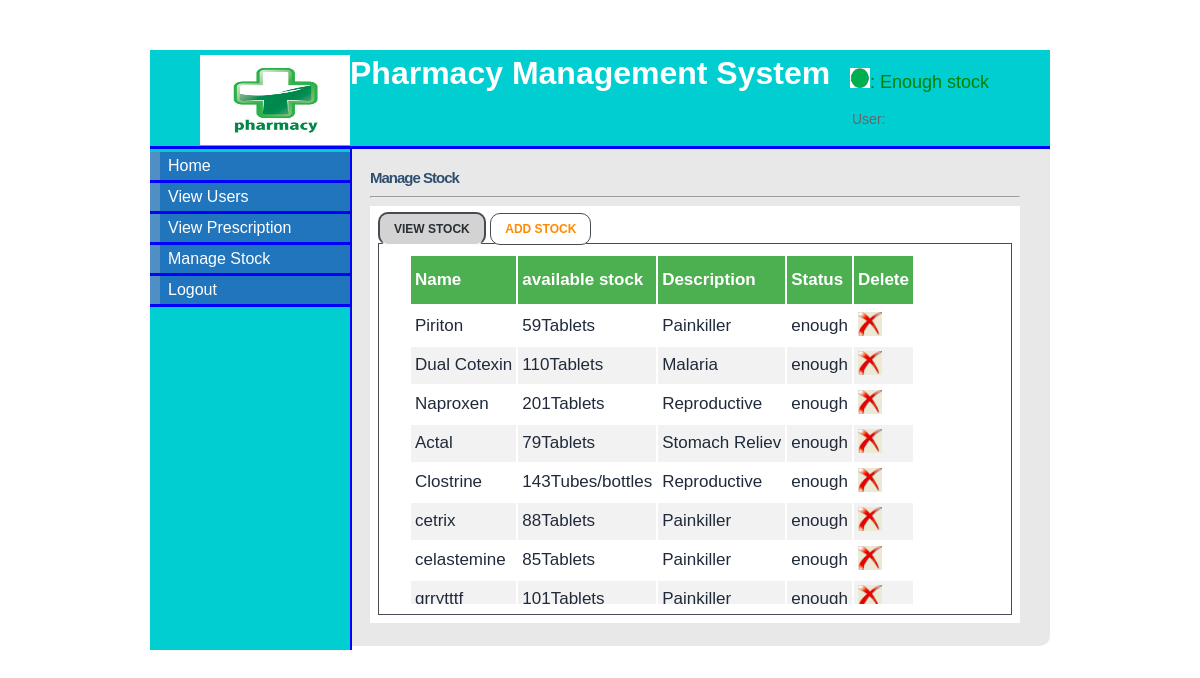
The page /stock.php on the database its author committed.
### tables this page shows
CREATE TABLE `stock` (
  `stock_id` tinyint(5) NOT NULL,
  `drug_name` varchar(20) NOT NULL,
  `category` varchar(20) NOT NULL,
  `description` varchar(50) NOT NULL,
  `company` varchar(20) NOT NULL,
  `supplier` varchar(20) NOT NULL,
  `strength` varchar(255) NOT NULL,
  `quantity` int(11) NOT NULL,
  `cost` int(11) NOT NULL,
  `status` varchar(255) NOT NULL,
  `date_supplied` date NOT NULL
);

### stock.php (the view, shortened to what this page needs)
<?php
$fname=$_SESSION['first_name'];
$lname=$_SESSION['last_name'];
?>
<!DOCTYPE html>
<html>
<head>
<link rel="stylesheet" type="text/css" href="style/mystyle.css">
 <link rel="stylesheet" type="text/css" href="style/form.css">
<link rel="stylesheet" href="style/style.css" type="text/css" media="screen" />
	<link rel="stylesheet" type="text/css" href="style/dashboard_styles.css"  media="screen" />
<link rel="stylesheet" href="style/table1.css" type="text/css" media="screen" />
</head>
<body>
<div id="content">
<div id="header">
<h1><a href="#"><img src="images/hd_logo.jpg" class="img"></a> Pharmacy Management System</h1>
    <?php
	include('connect_db.php');
	$qury=mysqli_query($conn, "SELECT * from stock where status='low'") or die(mysqli_error());
	$ros=mysqli_num_rows($qury);
	if($ros>0){
		?>
	 <p class="dd"><img src="images/red.png" class="imgc">: Low stock</p>
	<?php
	}else{
		?>
	<p class="ddc"><img src="images/green.png" class="imgc">: Enough stock</p>
	<?php
	}
	?>
       <p class="user">User:<?php echo $fname." ".$lname; ?></p></div>
<div id="left_column">
<div id="button">
<ul>
			<li><a href="manager.php">Home</a></li>
			<li><a href="view.php">View Users</a></li>
			<li><a href="view_prescription.php">View Prescription</a></li>
			<li><a href="stock.php">Manage Stock</a></li>
			<li><a href="logout.php">Logout</a></li>
		</ul>
</div>
		</div>
<div id="main">
<div id="tabbed_box" class="tabbed_box">
    <h4>Manage Stock</h4>
<hr/>
    <div class="tabbed_area">
        <ul class="tabs">
            <li><a href="javascript:tabSwitch('tab_1', 'content_1');" id="tab_1" class="active">View Stock</a></li>
            <li><a href="javascript:tabSwitch('tab_2', 'content_2');" id="tab_2">Add stock</a></li>
        </ul>
        <div id="content_1" class="content">
		<?php
        include_once('connect_db.php');
        $result = mysqli_query($conn, "SELECT * FROM stock")
                or die(mysqli_error());
        echo "<table border='0' cellpadding='4'>";
         echo "<tr><thead><th>Name</th><th>available stock</th><th>Description</th><th>Status</th><th>Delete</th></thead></tr>";
            echo "<tbody>";
        while($row = mysqli_fetch_array( $result )) {
                echo "<tr>";
                echo '<td>' . $row['drug_name'] . '</td>';
				echo '<td>' . $row['quantity'] .$row['category'] .'</td>';
				echo '<td>' . $row['description'] . '</td>';
				echo '<td>'. $row['status'] .'</td>';?>
				<td><a href="delete_stock.php?id=<?php echo $row['stock_id']?>"><img src="images/delete-icon.jpg" width="24" height="24" border="0" /></a></td>
				<?php
		 }
             echo "</tbody>";
        echo "</table>";
?>
        </div>
    </div>
</div>
</div>
</div>
</body>
</html>

### style/mystyle.css (style rules this page uses)
body { margin-top: 50px; padding-top: 0px; }
#content { margin-left: auto; margin-right: auto; background: #E8E8E8; width: 900px; height: auto; font-family: sans-serif; border-radius: 10px; }
#tab_1,#tab_2,#tab_3,#tab_4 { font-size: 12px; font-family: sans-serif; }
#header { width: 900px; height: 96px; background: #00CED1; border-bottom: solid 3px blue; }
#header h1 { margin: 0px; padding-top: 5px; margin-left: 50px; color: #fff; }
#header .img { float:left; height: 90px; width: 150px; }
#left_column { clear: all; float: left; width: 200px; height: 501px; background: #00CED1; border-right:solid 2px blue; }
#main { clear: all; width: 780px; height: 470px; background: #E8E8E8; }
.imgc { margin-top: -80px; margin-left: 500px; height: 20px; width: 20px; }
.ddc { margin-top: -20px; font-family: sans-serif; font-size: 18px; color:green; }
#button { width: 12.5em; padding: 0 0 1em 0; margin-top: 0.2em; margin-bottom: 1em; font-family: 'Trebuchet MS', 'Lucida Grande', Verdana, Arial, Sans-serif; background: #00CED1; color: #333; }
#button ul { list-style: none; margin: 0; padding: 0; border: none; }
#button li { border-bottom: 3px solid blue; margin: 0; list-style: none; list-style-image: none; }
#button li a { display: block; padding: 5px 5px 5px 0.5em; border-left: 10px solid #508fc4; border-right: 10px solid #2175bc; background-color: #2175bc; color: #fff; text-decoration: none; width: 100%; }
html>body #button li a { width: auto; }

### style/form.css (style rules this page uses)
.user { margin-left: 680px; }

### style/style.css (style rules this page uses)
#tabbed_box { margin: 0px auto 0px 220px; width: 650px; border-radius: 10px; }
.tabbed_box h4 { font-size: 15px; color:#2F4F6F; letter-spacing:-1px; margin-bottom:10px; }
.tabbed_area { border: 0px solid #494e52; background-color: #fff; padding: 8px; }
ul.tabs { margin: 0px; padding: 0px; margin-top: 5px; margin-bottom: 6px; }
ul.tabs li { list-style: none; display: inline; }
ul.tabs li a { background-color:#ffffff; color: darkorange; padding: 8px 14px 8px 14px; text-decoration: none; font-size: 6px; font-family: Verdana, Arial, Helvetica, sans-serif; font-weight: bold; text-transform: uppercase; border: 1px solid #464c54; border-radius: 10px; }
ul.tabs li a.active { background-color:lightgray ; color: #282e32; border: 2px solid #464c54; border-bottom: 1px solid #ffffff; }
.content { background-color: #ffffff; padding: 10px; border: 1px solid #464c54; }

### style/dashboard_styles.css (style rules this page uses)
a, a:visited { color:#0063be; text-decoration: none; }
h1 a, h1 a:visited, h2 a, h2 a:visited, h3 a, h3 a:visited, h4 a, h4 a:visited, h5 a, h5 a:visited, h6 a, h6 a:visited { color: #444444; }
.user { display: block; padding-left: 22px; background: url(user.gif) left 50% no-repeat; font-size: 14px; color: #666666; font-weight: normal; }

### style/table1.css (style rules this page uses)
table { overflow-y:scroll; height:350px; display:block; margin-top:; background-color: ; font-family: sans-serif; font-size: 17px; color:#202a3a; margin-left: 20px; width: auto; }
th, td { text-align: left; }
tr:nth-child(even) { background-color: #f2f2f2 }
th { background-color: #4CAF50; color: white; height: 40px; }

### stock.php (style rules this page uses)
#main { height: 477px; }

### rows shown on the page
stock: drug_name "Piriton", quantity "59", category "Tablets", description "Painkiller", status "enough"
stock: drug_name "Dual Cotexin", quantity "110", category "Tablets", description "Malaria", status "enough"
stock: drug_name "Naproxen", quantity "201", category "Tablets", description "Reproductive", status "enough"
stock: drug_name "Actal", quantity "79", category "Tablets", description "Stomach Reliev", status "enough"
stock: drug_name "Clostrine", quantity "143", category "Tubes/bottles", description "Reproductive", status "enough"
stock: drug_name "cetrix", quantity "88", category "Tablets", description "Painkiller", status "enough"
stock: drug_name "celastemine", quantity "85", category "Tablets", description "Painkiller", status "enough"
stock: drug_name "grrytttf", quantity "101", category "Tablets", description "Painkiller", status "enough"
